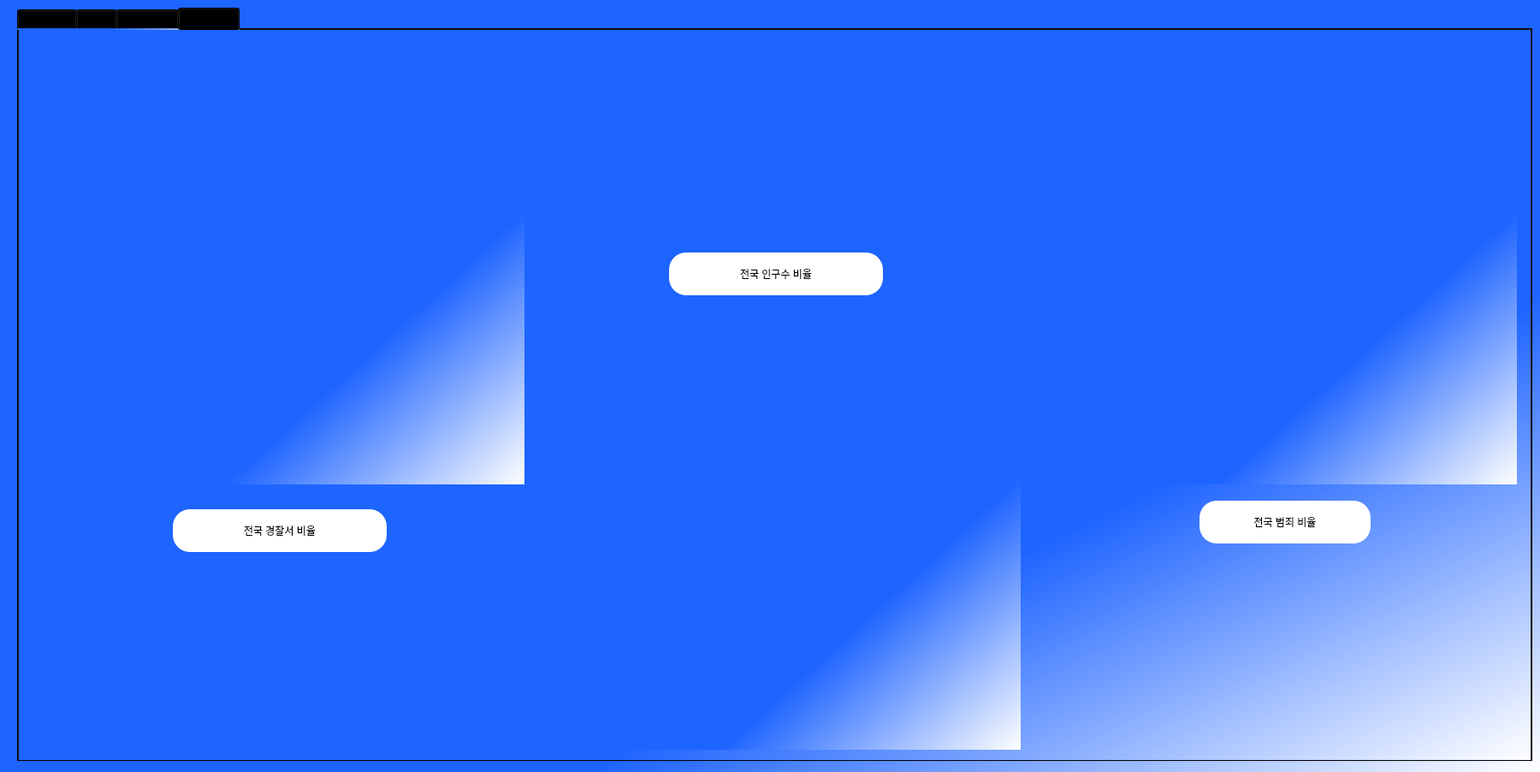
<?xml version="1.0" encoding="UTF-8"?>
<ui version="4.0">
 <class>Form</class>
 <widget class="QWidget" name="Form">
  <property name="geometry">
   <rect>
    <x>0</x>
    <y>0</y>
    <width>1800</width>
    <height>902</height>
   </rect>
  </property>
  <property name="windowTitle">
   <string>Form</string>
  </property>
  <property name="styleSheet">
   <string notr="true">background-color:qlineargradient(spread:pad, x1:0.254, y1:0.267, x2:1, y2:1, stop:0.580488 rgba(30, 100, 255, 255), stop:1 rgba(255, 255, 255, 255));</string>
  </property>
  <widget class="QTabWidget" name="tabWidget">
   <property name="geometry">
    <rect>
     <x>20</x>
     <y>9</y>
     <width>1771</width>
     <height>881</height>
    </rect>
   </property>
   <property name="currentIndex">
    <number>3</number>
   </property>
   <widget class="QWidget" name="tab">
    <attribute name="title">
     <string>메인화면</string>
    </attribute>
    <widget class="QLabel" name="label">
     <property name="geometry">
      <rect>
       <x>60</x>
       <y>20</y>
       <width>550</width>
       <height>50</height>
      </rect>
     </property>
     <property name="styleSheet">
      <string notr="true">color:rgb(255, 255, 255);
font: 75 italic 36pt &quot;Sitka Banner&quot;;
</string>
     </property>
     <property name="text">
      <string>경찰서 조회</string>
     </property>
    </widget>
    <widget class="QPushButton" name="police_pushButton">
     <property name="geometry">
      <rect>
       <x>800</x>
       <y>80</y>
       <width>151</width>
       <height>51</height>
      </rect>
     </property>
     <property name="styleSheet">
      <string notr="true">color:rgb(255, 255, 255);
font: 75 italic 18pt &quot;Sitka Banner&quot;;
</string>
     </property>
     <property name="text">
      <string>검색</string>
     </property>
    </widget>
    <widget class="QTableWidget" name="police_tableWidget">
     <property name="geometry">
      <rect>
       <x>50</x>
       <y>140</y>
       <width>901</width>
       <height>350</height>
      </rect>
     </property>
     <property name="editTriggers">
      <set>QAbstractItemView::NoEditTriggers</set>
     </property>
     <column>
      <property name="text">
       <string>지방청</string>
      </property>
     </column>
     <column>
      <property name="text">
       <string>경찰서</string>
      </property>
     </column>
     <column>
      <property name="text">
       <string>관서명</string>
      </property>
     </column>
     <column>
      <property name="text">
       <string>구분</string>
      </property>
     </column>
     <column>
      <property name="text">
       <string>전화번호</string>
      </property>
     </column>
     <column>
      <property name="text">
       <string>주소</string>
      </property>
     </column>
    </widget>
    <widget class="QLineEdit" name="police_lineEdit">
     <property name="geometry">
      <rect>
       <x>50</x>
       <y>80</y>
       <width>731</width>
       <height>51</height>
      </rect>
     </property>
     <property name="styleSheet">
      <string notr="true">color:rgb(255, 255, 255);
font: 75 30pt &quot;Sitka Banner&quot;;
</string>
     </property>
     <property name="text">
      <string/>
     </property>
    </widget>
    <widget class="QPushButton" name="modify_pushButton">
     <property name="geometry">
      <rect>
       <x>800</x>
       <y>20</y>
       <width>151</width>
       <height>51</height>
      </rect>
     </property>
     <property name="styleSheet">
      <string notr="true">color:rgb(255, 255, 255);
font: 75 italic 18pt &quot;Sitka Banner&quot;;
</string>
     </property>
     <property name="text">
      <string>수정</string>
     </property>
    </widget>
    <widget class="QPushButton" name="add_delete_pushButton">
     <property name="geometry">
      <rect>
       <x>800</x>
       <y>500</y>
       <width>151</width>
       <height>51</height>
      </rect>
     </property>
     <property name="styleSheet">
      <string notr="true">color:rgb(255, 255, 255);
font: 75 italic 18pt &quot;Sitka Banner&quot;;
</string>
     </property>
     <property name="text">
      <string>추가 및 삭제</string>
     </property>
    </widget>
    <widget class="QPushButton" name="police_graph_pushButton">
     <property name="geometry">
      <rect>
       <x>630</x>
       <y>20</y>
       <width>151</width>
       <height>51</height>
      </rect>
     </property>
     <property name="styleSheet">
      <string notr="true">color:rgb(255, 255, 255);
font: 75 italic 18pt &quot;Sitka Banner&quot;;
</string>
     </property>
     <property name="text">
      <string>그래프</string>
     </property>
    </widget>
    <widget class="QLabel" name="label_2">
     <property name="geometry">
      <rect>
       <x>60</x>
       <y>500</y>
       <width>550</width>
       <height>50</height>
      </rect>
     </property>
     <property name="styleSheet">
      <string notr="true">color:rgb(255, 255, 255);
font: 75 italic 36pt &quot;Sitka Banner&quot;;
</string>
     </property>
     <property name="text">
      <string>경찰서별 범죄 조회</string>
     </property>
    </widget>
    <widget class="QLineEdit" name="crime_lineEdit">
     <property name="geometry">
      <rect>
       <x>50</x>
       <y>560</y>
       <width>731</width>
       <height>51</height>
      </rect>
     </property>
     <property name="styleSheet">
      <string notr="true">color:rgb(255, 255, 255);
font: 75 30pt &quot;Sitka Banner&quot;;
</string>
     </property>
     <property name="text">
      <string/>
     </property>
    </widget>
    <widget class="QPushButton" name="crime_pushButton">
     <property name="geometry">
      <rect>
       <x>800</x>
       <y>560</y>
       <width>151</width>
       <height>51</height>
      </rect>
     </property>
     <property name="styleSheet">
      <string notr="true">color:rgb(255, 255, 255);
font: 75 italic 18pt &quot;Sitka Banner&quot;;
</string>
     </property>
     <property name="text">
      <string>검색</string>
     </property>
    </widget>
    <widget class="QPushButton" name="crime_graph_pushButton">
     <property name="geometry">
      <rect>
       <x>630</x>
       <y>500</y>
       <width>151</width>
       <height>51</height>
      </rect>
     </property>
     <property name="styleSheet">
      <string notr="true">color:rgb(255, 255, 255);
font: 75 italic 18pt &quot;Sitka Banner&quot;;
</string>
     </property>
     <property name="text">
      <string>그래프</string>
     </property>
    </widget>
    <widget class="QTableWidget" name="crime_tableWidget">
     <property name="geometry">
      <rect>
       <x>50</x>
       <y>620</y>
       <width>901</width>
       <height>220</height>
      </rect>
     </property>
     <property name="columnCount">
      <number>6</number>
     </property>
     <column>
      <property name="text">
       <string>발생연도</string>
      </property>
     </column>
     <column>
      <property name="text">
       <string>경찰서</string>
      </property>
     </column>
     <column>
      <property name="text">
       <string>살인</string>
      </property>
     </column>
     <column>
      <property name="text">
       <string>강도</string>
      </property>
     </column>
     <column>
      <property name="text">
       <string>절도</string>
      </property>
     </column>
     <column>
      <property name="text">
       <string>폭력</string>
      </property>
     </column>
    </widget>
    <widget class="PlotWidget" name="crime_graph" native="true">
     <property name="geometry">
      <rect>
       <x>960</x>
       <y>560</y>
       <width>800</width>
       <height>280</height>
      </rect>
     </property>
    </widget>
    <widget class="PlotWidget" name="office_graph" native="true">
     <property name="geometry">
      <rect>
       <x>960</x>
       <y>20</y>
       <width>800</width>
       <height>270</height>
      </rect>
     </property>
    </widget>
    <widget class="PlotWidget" name="people_graph" native="true">
     <property name="geometry">
      <rect>
       <x>960</x>
       <y>290</y>
       <width>800</width>
       <height>270</height>
      </rect>
     </property>
    </widget>
   </widget>
   <widget class="QWidget" name="tab_3">
    <attribute name="title">
     <string>수정</string>
    </attribute>
    <widget class="QLabel" name="label_55">
     <property name="geometry">
      <rect>
       <x>20</x>
       <y>10</y>
       <width>321</width>
       <height>51</height>
      </rect>
     </property>
     <property name="styleSheet">
      <string notr="true">color:rgb(255, 255, 255);
font: 75 italic 30pt &quot;Sitka Banner&quot;;
</string>
     </property>
     <property name="text">
      <string>지방청 목록</string>
     </property>
    </widget>
    <widget class="QComboBox" name="district_office_combobox">
     <property name="geometry">
      <rect>
       <x>20</x>
       <y>70</y>
       <width>351</width>
       <height>61</height>
      </rect>
     </property>
     <property name="styleSheet">
      <string notr="true">
background-color:rgb(255, 255, 255);
font: 20pt &quot;Cambria&quot;;
</string>
     </property>
    </widget>
    <widget class="QLabel" name="label_61">
     <property name="geometry">
      <rect>
       <x>20</x>
       <y>150</y>
       <width>321</width>
       <height>51</height>
      </rect>
     </property>
     <property name="styleSheet">
      <string notr="true">color:rgb(255, 255, 255);
font: 75 italic 30pt &quot;Sitka Banner&quot;;
</string>
     </property>
     <property name="text">
      <string>경찰서 목록</string>
     </property>
    </widget>
    <widget class="QComboBox" name="police_combobox">
     <property name="geometry">
      <rect>
       <x>20</x>
       <y>200</y>
       <width>351</width>
       <height>61</height>
      </rect>
     </property>
     <property name="styleSheet">
      <string notr="true">
background-color:rgb(255, 255, 255);
font: 20pt &quot;Cambria&quot;;
</string>
     </property>
    </widget>
    <widget class="QLabel" name="label_62">
     <property name="geometry">
      <rect>
       <x>20</x>
       <y>270</y>
       <width>321</width>
       <height>51</height>
      </rect>
     </property>
     <property name="styleSheet">
      <string notr="true">color:rgb(255, 255, 255);
font: 75 italic 30pt &quot;Sitka Banner&quot;;
</string>
     </property>
     <property name="text">
      <string>관서명(세부지역)</string>
     </property>
    </widget>
    <widget class="QComboBox" name="detail_combobox">
     <property name="geometry">
      <rect>
       <x>20</x>
       <y>330</y>
       <width>351</width>
       <height>61</height>
      </rect>
     </property>
     <property name="styleSheet">
      <string notr="true">
background-color:rgb(255, 255, 255);
font: 20pt &quot;Cambria&quot;;
</string>
     </property>
    </widget>
    <widget class="QLabel" name="label_63">
     <property name="geometry">
      <rect>
       <x>20</x>
       <y>400</y>
       <width>321</width>
       <height>51</height>
      </rect>
     </property>
     <property name="styleSheet">
      <string notr="true">color:rgb(255, 255, 255);
font: 75 italic 30pt &quot;Sitka Banner&quot;;
</string>
     </property>
     <property name="text">
      <string>경찰_구분</string>
     </property>
    </widget>
    <widget class="QLineEdit" name="police_division_lineEdit">
     <property name="geometry">
      <rect>
       <x>20</x>
       <y>450</y>
       <width>351</width>
       <height>61</height>
      </rect>
     </property>
     <property name="styleSheet">
      <string notr="true">color:rgb(255, 255, 255);
font: 75 30pt &quot;Sitka Banner&quot;;
</string>
     </property>
     <property name="text">
      <string/>
     </property>
    </widget>
    <widget class="QLabel" name="label_64">
     <property name="geometry">
      <rect>
       <x>20</x>
       <y>520</y>
       <width>321</width>
       <height>51</height>
      </rect>
     </property>
     <property name="styleSheet">
      <string notr="true">color:rgb(255, 255, 255);
font: 75 italic 30pt &quot;Sitka Banner&quot;;
</string>
     </property>
     <property name="text">
      <string>경찰_전화번호</string>
     </property>
    </widget>
    <widget class="QLineEdit" name="police_call_number_lineEdit">
     <property name="geometry">
      <rect>
       <x>20</x>
       <y>570</y>
       <width>351</width>
       <height>61</height>
      </rect>
     </property>
     <property name="styleSheet">
      <string notr="true">color:rgb(255, 255, 255);
font: 75 30pt &quot;Sitka Banner&quot;;
</string>
     </property>
     <property name="text">
      <string/>
     </property>
    </widget>
    <widget class="QLabel" name="label_65">
     <property name="geometry">
      <rect>
       <x>20</x>
       <y>640</y>
       <width>321</width>
       <height>51</height>
      </rect>
     </property>
     <property name="styleSheet">
      <string notr="true">color:rgb(255, 255, 255);
font: 75 italic 30pt &quot;Sitka Banner&quot;;
</string>
     </property>
     <property name="text">
      <string>경찰_주소</string>
     </property>
    </widget>
    <widget class="QLineEdit" name="police_address_lineEdit">
     <property name="geometry">
      <rect>
       <x>20</x>
       <y>700</y>
       <width>351</width>
       <height>61</height>
      </rect>
     </property>
     <property name="styleSheet">
      <string notr="true">color:rgb(255, 255, 255);
font: 75 30pt &quot;Sitka Banner&quot;;
</string>
     </property>
     <property name="text">
      <string/>
     </property>
    </widget>
    <widget class="QPushButton" name="modify_button">
     <property name="geometry">
      <rect>
       <x>20</x>
       <y>770</y>
       <width>171</width>
       <height>71</height>
      </rect>
     </property>
     <property name="styleSheet">
      <string notr="true">QPushButton{
border-radius: 20px;
background-color:rgb(255, 255, 255);
font: 20pt &quot;Cambria&quot;;
color: rgb(0, 0, 0)
}</string>
     </property>
     <property name="text">
      <string>데이터 수정</string>
     </property>
    </widget>
    <widget class="QPushButton" name="gomain_button">
     <property name="geometry">
      <rect>
       <x>210</x>
       <y>770</y>
       <width>171</width>
       <height>71</height>
      </rect>
     </property>
     <property name="styleSheet">
      <string notr="true">QPushButton{
border-radius: 20px;
background-color:rgb(255, 255, 255);
font: 20pt &quot;Cambria&quot;;
color: rgb(0, 0, 0)
}</string>
     </property>
     <property name="text">
      <string>메인화면</string>
     </property>
    </widget>
    <widget class="QTableWidget" name="modify_tableWidget">
     <property name="geometry">
      <rect>
       <x>430</x>
       <y>30</y>
       <width>621</width>
       <height>451</height>
      </rect>
     </property>
     <property name="editTriggers">
      <set>QAbstractItemView::NoEditTriggers</set>
     </property>
     <property name="columnCount">
      <number>6</number>
     </property>
     <column>
      <property name="text">
       <string>지방청</string>
      </property>
     </column>
     <column>
      <property name="text">
       <string>경찰서</string>
      </property>
     </column>
     <column>
      <property name="text">
       <string>관서명</string>
      </property>
     </column>
     <column>
      <property name="text">
       <string>구분</string>
      </property>
     </column>
     <column>
      <property name="text">
       <string>전화번호</string>
      </property>
     </column>
     <column>
      <property name="text">
       <string>주소</string>
      </property>
     </column>
    </widget>
   </widget>
   <widget class="QWidget" name="tab_2">
    <attribute name="title">
     <string>추가,삭제</string>
    </attribute>
    <widget class="QLabel" name="label_52">
     <property name="geometry">
      <rect>
       <x>30</x>
       <y>170</y>
       <width>221</width>
       <height>51</height>
      </rect>
     </property>
     <property name="styleSheet">
      <string notr="true">color:rgb(255, 255, 255);
font: 75 italic 30pt &quot;Sitka Banner&quot;;
</string>
     </property>
     <property name="text">
      <string>범죄 유형</string>
     </property>
    </widget>
    <widget class="QLineEdit" name="crime_category_lineEdit">
     <property name="geometry">
      <rect>
       <x>20</x>
       <y>230</y>
       <width>341</width>
       <height>61</height>
      </rect>
     </property>
     <property name="styleSheet">
      <string notr="true">color:rgb(255, 255, 255);
font: 75 30pt &quot;Sitka Banner&quot;;
</string>
     </property>
     <property name="text">
      <string/>
     </property>
    </widget>
    <widget class="QLabel" name="label_53">
     <property name="geometry">
      <rect>
       <x>30</x>
       <y>300</y>
       <width>221</width>
       <height>51</height>
      </rect>
     </property>
     <property name="styleSheet">
      <string notr="true">color:rgb(255, 255, 255);
font: 75 italic 30pt &quot;Sitka Banner&quot;;
</string>
     </property>
     <property name="text">
      <string>범죄 건수</string>
     </property>
    </widget>
    <widget class="QLineEdit" name="crime_number_lineEdit">
     <property name="geometry">
      <rect>
       <x>20</x>
       <y>360</y>
       <width>341</width>
       <height>61</height>
      </rect>
     </property>
     <property name="styleSheet">
      <string notr="true">color:rgb(255, 255, 255);
font: 75 30pt &quot;Sitka Banner&quot;;
</string>
     </property>
     <property name="text">
      <string/>
     </property>
    </widget>
    <widget class="QPushButton" name="add_button">
     <property name="geometry">
      <rect>
       <x>20</x>
       <y>450</y>
       <width>171</width>
       <height>71</height>
      </rect>
     </property>
     <property name="styleSheet">
      <string notr="true">QPushButton{
border-radius: 20px;
background-color:rgb(255, 255, 255);
font: 20pt &quot;Cambria&quot;;
color: rgb(0, 0, 0)
}</string>
     </property>
     <property name="text">
      <string>추가</string>
     </property>
    </widget>
    <widget class="QLabel" name="label_54">
     <property name="geometry">
      <rect>
       <x>20</x>
       <y>10</y>
       <width>231</width>
       <height>51</height>
      </rect>
     </property>
     <property name="styleSheet">
      <string notr="true">color:rgb(255, 255, 255);
font: 75 italic 30pt &quot;Sitka Banner&quot;;
</string>
     </property>
     <property name="text">
      <string>경찰서 목록</string>
     </property>
    </widget>
    <widget class="QComboBox" name="police_check_comboBox">
     <property name="geometry">
      <rect>
       <x>20</x>
       <y>70</y>
       <width>351</width>
       <height>81</height>
      </rect>
     </property>
     <property name="styleSheet">
      <string notr="true">
background-color:rgb(255, 255, 255);
font: 20pt &quot;Cambria&quot;;
</string>
     </property>
    </widget>
    <widget class="QTableWidget" name="chage_tableWidget">
     <property name="geometry">
      <rect>
       <x>390</x>
       <y>50</y>
       <width>1341</width>
       <height>271</height>
      </rect>
     </property>
     <property name="columnCount">
      <number>6</number>
     </property>
     <column>
      <property name="text">
       <string>발생연도</string>
      </property>
     </column>
     <column>
      <property name="text">
       <string>경찰서</string>
      </property>
     </column>
     <column>
      <property name="text">
       <string>살인</string>
      </property>
     </column>
     <column>
      <property name="text">
       <string>강도</string>
      </property>
     </column>
     <column>
      <property name="text">
       <string>절도</string>
      </property>
     </column>
     <column>
      <property name="text">
       <string>폭력</string>
      </property>
     </column>
    </widget>
    <widget class="QPushButton" name="delete_button">
     <property name="geometry">
      <rect>
       <x>200</x>
       <y>450</y>
       <width>171</width>
       <height>71</height>
      </rect>
     </property>
     <property name="styleSheet">
      <string notr="true">QPushButton{
border-radius: 20px;
background-color:rgb(255, 255, 255);
font: 20pt &quot;Cambria&quot;;
color: rgb(0, 0, 0)
}</string>
     </property>
     <property name="text">
      <string>삭제</string>
     </property>
    </widget>
    <widget class="QPushButton" name="gotomain_button">
     <property name="geometry">
      <rect>
       <x>380</x>
       <y>450</y>
       <width>171</width>
       <height>71</height>
      </rect>
     </property>
     <property name="styleSheet">
      <string notr="true">QPushButton{
border-radius: 20px;
background-color:rgb(255, 255, 255);
font: 20pt &quot;Cambria&quot;;
color: rgb(0, 0, 0)
}</string>
     </property>
     <property name="text">
      <string>메인화면</string>
     </property>
    </widget>
   </widget>
   <widget class="QWidget" name="tab_4">
    <attribute name="title">
     <string>원형 차트</string>
    </attribute>
    <widget class="QWidget" name="verticalLayoutWidget_8">
     <property name="geometry">
      <rect>
       <x>20</x>
       <y>20</y>
       <width>571</width>
       <height>511</height>
      </rect>
     </property>
     <layout class="QVBoxLayout" name="office_chart"/>
    </widget>
    <widget class="QWidget" name="verticalLayoutWidget_9">
     <property name="geometry">
      <rect>
       <x>600</x>
       <y>330</y>
       <width>571</width>
       <height>511</height>
      </rect>
     </property>
     <layout class="QVBoxLayout" name="people_chart"/>
    </widget>
    <widget class="QWidget" name="verticalLayoutWidget_10">
     <property name="geometry">
      <rect>
       <x>1180</x>
       <y>20</y>
       <width>571</width>
       <height>511</height>
      </rect>
     </property>
     <layout class="QVBoxLayout" name="crime_chart"/>
    </widget>
    <widget class="QPushButton" name="o_chart_button">
     <property name="geometry">
      <rect>
       <x>180</x>
       <y>560</y>
       <width>250</width>
       <height>50</height>
      </rect>
     </property>
     <property name="styleSheet">
      <string notr="true">QPushButton{
border-radius: 20px;
background-color:rgb(255, 255, 255);
font: 20pt &quot;Cambria&quot;;
color: rgb(0, 0, 0)
}</string>
     </property>
     <property name="text">
      <string>전국 경찰서 비율</string>
     </property>
    </widget>
    <widget class="QPushButton" name="p_chart_button">
     <property name="geometry">
      <rect>
       <x>760</x>
       <y>260</y>
       <width>250</width>
       <height>50</height>
      </rect>
     </property>
     <property name="styleSheet">
      <string notr="true">QPushButton{
border-radius: 20px;
background-color:rgb(255, 255, 255);
font: 20pt &quot;Cambria&quot;;
color: rgb(0, 0, 0)
}</string>
     </property>
     <property name="text">
      <string>전국 인구수 비율</string>
     </property>
    </widget>
    <widget class="QPushButton" name="c_chart_button">
     <property name="geometry">
      <rect>
       <x>1380</x>
       <y>550</y>
       <width>200</width>
       <height>50</height>
      </rect>
     </property>
     <property name="styleSheet">
      <string notr="true">QPushButton{
border-radius: 20px;
background-color:rgb(255, 255, 255);
font: 20pt &quot;Cambria&quot;;
color: rgb(0, 0, 0)
}</string>
     </property>
     <property name="text">
      <string>전국 범죄 비율</string>
     </property>
    </widget>
   </widget>
  </widget>
 </widget>
 <customwidgets>
  <customwidget>
   <class>PlotWidget</class>
   <extends>QWidget</extends>
   <header location="global">pyqtgraph</header>
   <container>1</container>
  </customwidget>
 </customwidgets>
 <resources/>
 <connections/>
</ui>
